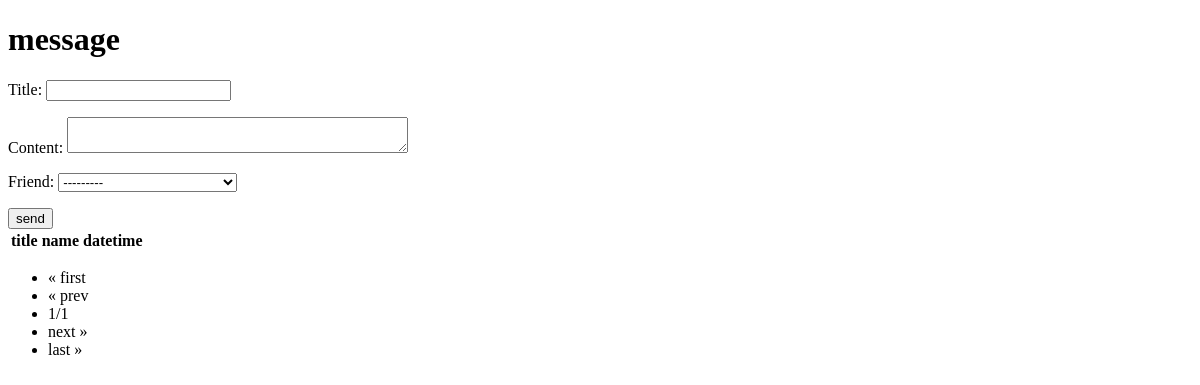
The page /hello/message/ on the database as committed earlier.
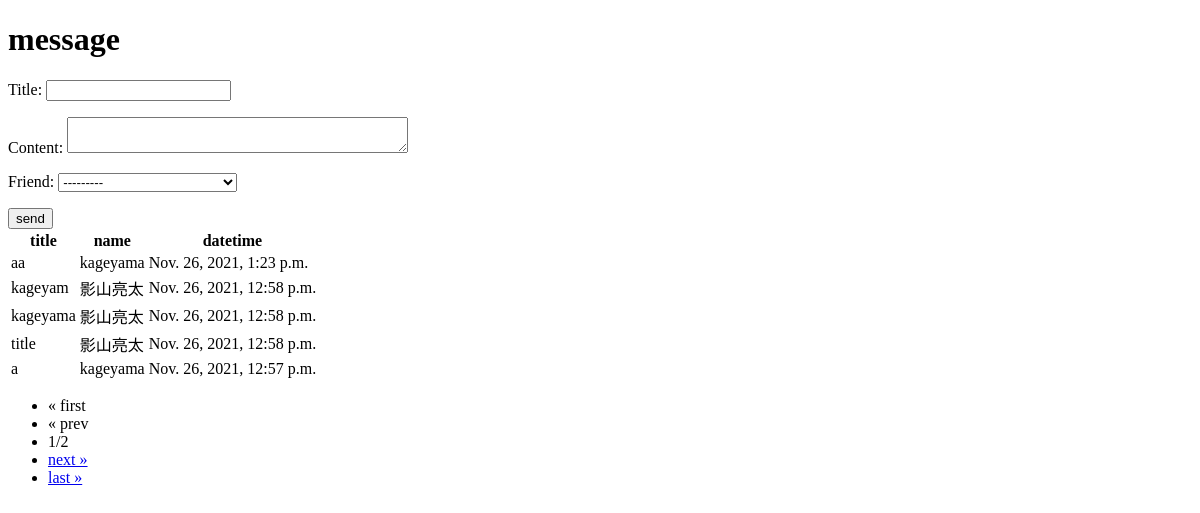
The same page on the database as committed later.
### hello/models.py (models this page shows, shortened)
class Message(models.Model):
    friend=models.ForeignKey(Friend, on_delete=models.CASCADE)
    title=models.CharField(max_length=100)
    content=models.CharField(max_length=300)
    pub_date=models.DateTimeField(auto_now_add=True)
    class Meta:
        ordering=('pub_date',)

class Friend(models.Model):
    name = models.CharField(max_length=100,\
        validators=[number_only])
    mail = models.EmailField(max_length=200)
    gender=models.BooleanField()
    age=models.IntegerField()
    birthday=models.DateField()
    def __str__(self):
        return "<Friend:id"+str(self.id)+","+\
            self.name+'('+str(self.age)+")>"

### hello/views.py (the view)
# urls.py: path("message/",views.message,name="message"),
def message(request,page=1):
    if(request.method=="POST"):
        obj=Message()
        form=MessageForm(request.POST,instance=obj)
        form.save()
    data=Message.objects.all().reverse()
    paginator=Paginator(data,5)
    params={
        "title":"message",
        "form":MessageForm(),
        "data":paginator.get_page(page),
    }
    return render(request, "hello/message.html", params)

### hello/forms.py
class MessageForm(forms.ModelForm):
    class Meta:
        model=Message
        fields=["title","content","friend"]
        widgets={
            "title":forms.TextInput(attrs={"class":"form-control form-control-sm"}),
            "content":forms.Textarea(attrs={"class":"form-control form-control-sm","rows":2}),
            "friend":forms.Select(attrs={"class":"form-control form-control-sm"}),
        }

### hello/templates/hello/message.html (shortened to what this page needs)
<!DOCTYPE html>
<html lang="en">
<head>
</head>
<body>
    <h1>{{title}}</h1>
    <form action="{%url "message"%}" method="post">
    {{form.as_p}}
    <input type="submit" value="send">
    <table>
        <tr>
            <th>title</th>
            <th>name</th>
            <th>datetime</th>
        </tr>
    {% for item in data %}
        <tr>
            <td>{{item.title}}</td>
            <td>{{item.friend.name}}</td>
            <td>{{item.pub_date}}</td>
        </tr>
    {% endfor %}
    </table>
    <ul>
    {% if data.has_previous %}
        <li>
        <a href="{%url "message"%}">&laquo; first</a>
        </li>
        <li>
        <a href="{%url "message"%}">&laquo; prev</a>
        </li>
        {% else %}
        <li><a>&laquo; first</a></li>
        <li><a>&laquo; prev</a></li>
    {% endif %}
    <li><a>{{data.number}}/{{data.paginator.num_pages}}</a></li>
    {% if data.has_next %}
    <li><a href="{%url "message"%}{{data.next_page_number}}">next &raquo;</a></li>
    <li><a href="{%url "message"%}{{data.paginator.num_pages}}">last &raquo;</a></li>
    {%else%}
    <li><a>next &raquo;</a></li>
    <li><a>last &raquo;</a></li>
    {% endif %}
    </ul>
    </form>
</body>
</html>

Rows that differ between the two databases and show on the page:
added Message: title "aa", friend.name "kageyama", pub_date "Nov. 26, 2021, 1:23 p.m."
added Message: title "kageyam", friend.name "影山亮太", pub_date "Nov. 26, 2021, 12:58 p.m."
added Message: title "kageyama", friend.name "影山亮太", pub_date "Nov. 26, 2021, 12:58 p.m."
added Message: title "title", friend.name "影山亮太", pub_date "Nov. 26, 2021, 12:58 p.m."
added Message: title "a", friend.name "kageyama", pub_date "Nov. 26, 2021, 12:57 p.m."
Other text that changed with them:
{{ data.paginator.num_pages }}: "1" → "2"
